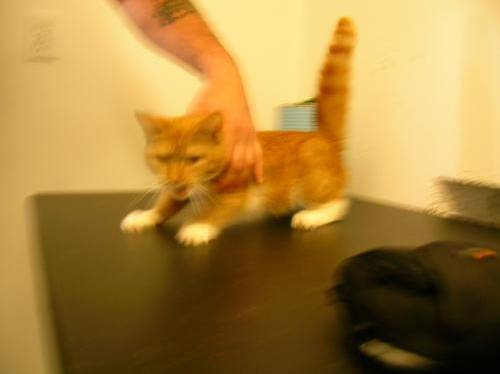
#> input picture data/train/cat.0.jpg, 500 x 374 px; its folder holds 4 pictures in this run
$ python resize.py   (older library calls are emulated)
#> lines starting #> are read from the running program, lines starting #| are printed output that depends on the picture
from PIL import Image
import ImageFilter
import os

class Resize:

    @classmethod
    def resize(cls, pic):
        width, height = pic.size[0]/2, pic.size[1]/2
        return pic.resize((width, height), Image.ANTIALIAS)

    @classmethod
    def contour(cls, pic):
        return pic.filter(ImageFilter.CONTOUR)

    @classmethod
    def band(cls, pic):
        r, g, b = pic.split()
        return Image.merge("RGB", (g,g,g))

def apply_to_all(new_directory, method, limit=None):
#> called with new_directory = './test', method = 'contour', limit = 10
    old_directory = "./data/train"
    for image in os.listdir(old_directory)[:limit]:
        # get the image
        filepath = old_directory + "/" + image
        pic = Image.open(filepath)
#> pic is the input picture: PIL image 500x374 RGB; mean R, G, B 167.7, 129.8, 61.9
        pic = getattr(Resize, method)(pic)
#> in contour, `return pic.filter(ImageFilter.CONTOUR)`:
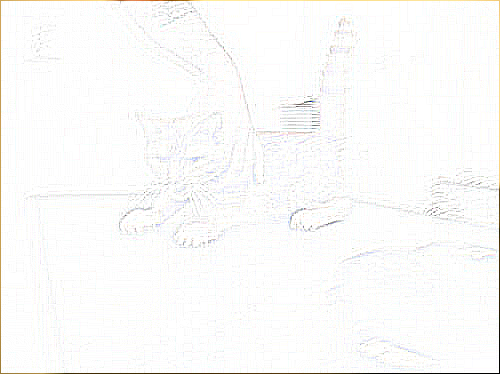
#> returned value: PIL image 500x374 RGB; mean R, G, B 251, 250.9, 250
        pic.save(new_directory + "/" + image)
#> pass 2 of the loop in apply_to_all, `for image in os.listdir(old_directory)[:limit]:`:
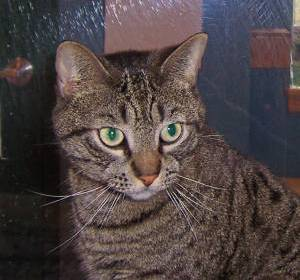
#> input picture data/train/cat.1.jpg, 300 x 280 px
#> in apply_to_all, pic is the input picture: PIL image 300x280 RGB; mean R, G, B 78.8, 68.3, 68
#> in contour (call 2), `return pic.filter(ImageFilter.CONTOUR)`:
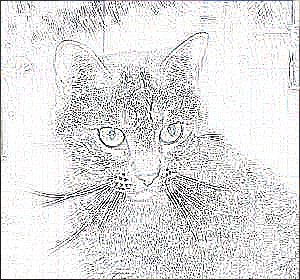
#> returned value: PIL image 300x280 RGB; mean R, G, B 222.9, 222.9, 222.9
#> pass 3 of the loop in apply_to_all, `for image in os.listdir(old_directory)[:limit]:`:
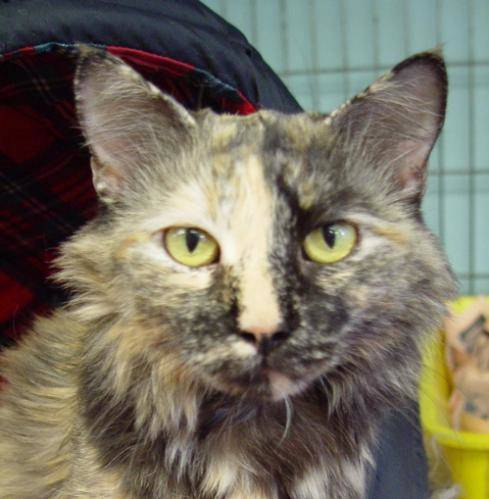
#> input picture data/train/cat.10.jpg, 489 x 499 px
#> in apply_to_all, pic is the input picture: PIL image 489x499 RGB; mean R, G, B 117.5, 111.9, 97
#> in contour (call 3), `return pic.filter(ImageFilter.CONTOUR)`:
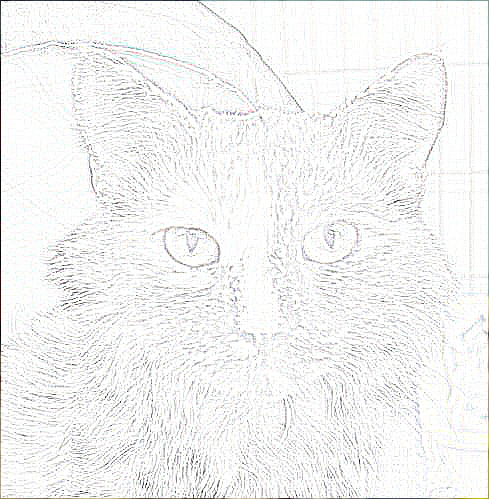
#> returned value: PIL image 489x499 RGB; mean R, G, B 243.1, 243.2, 242.8
#> the loop made 4 passes; the first 3 are shown

if __name__ == "__main__":
    apply_to_all('./test', 'contour', limit=10)
